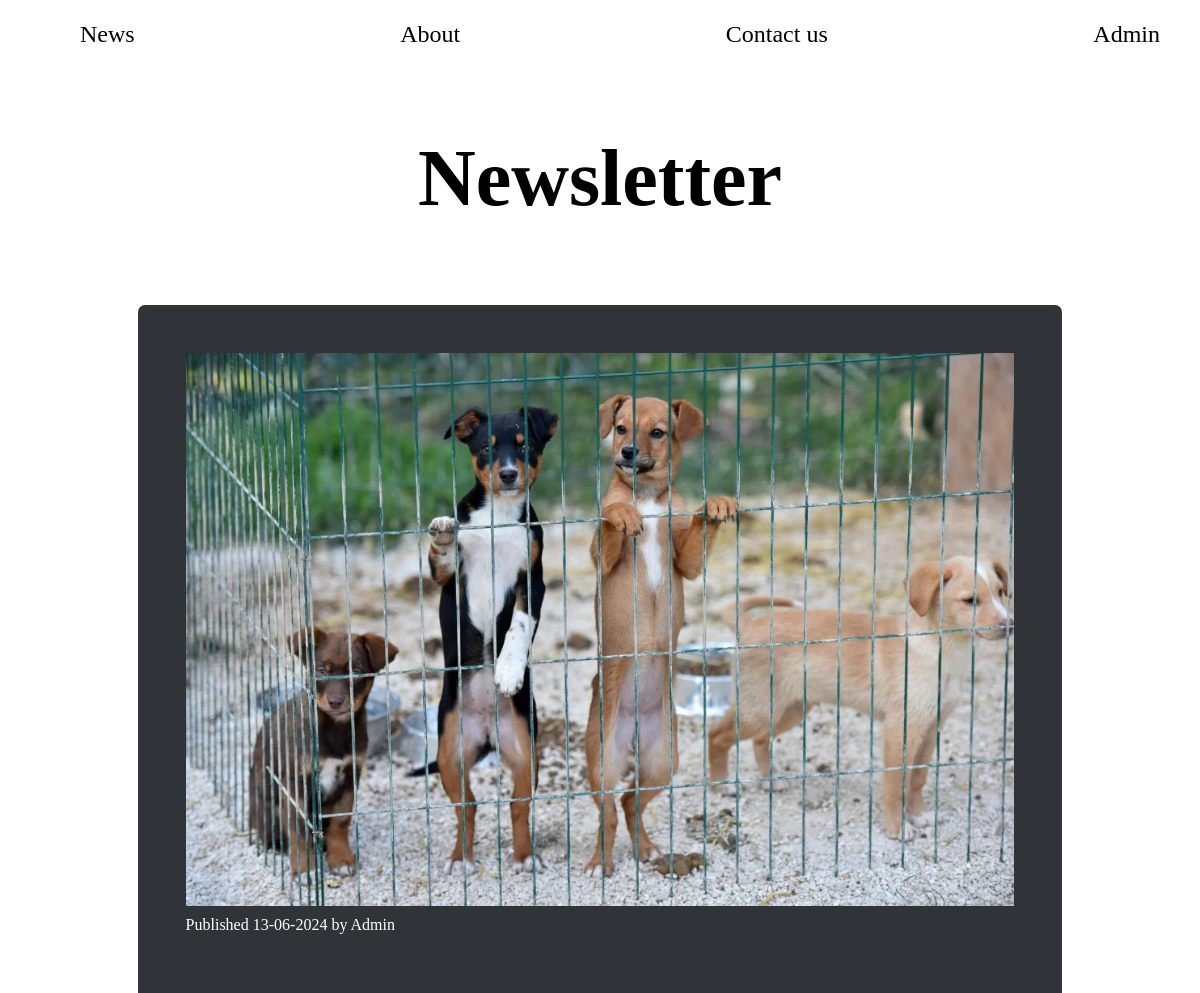
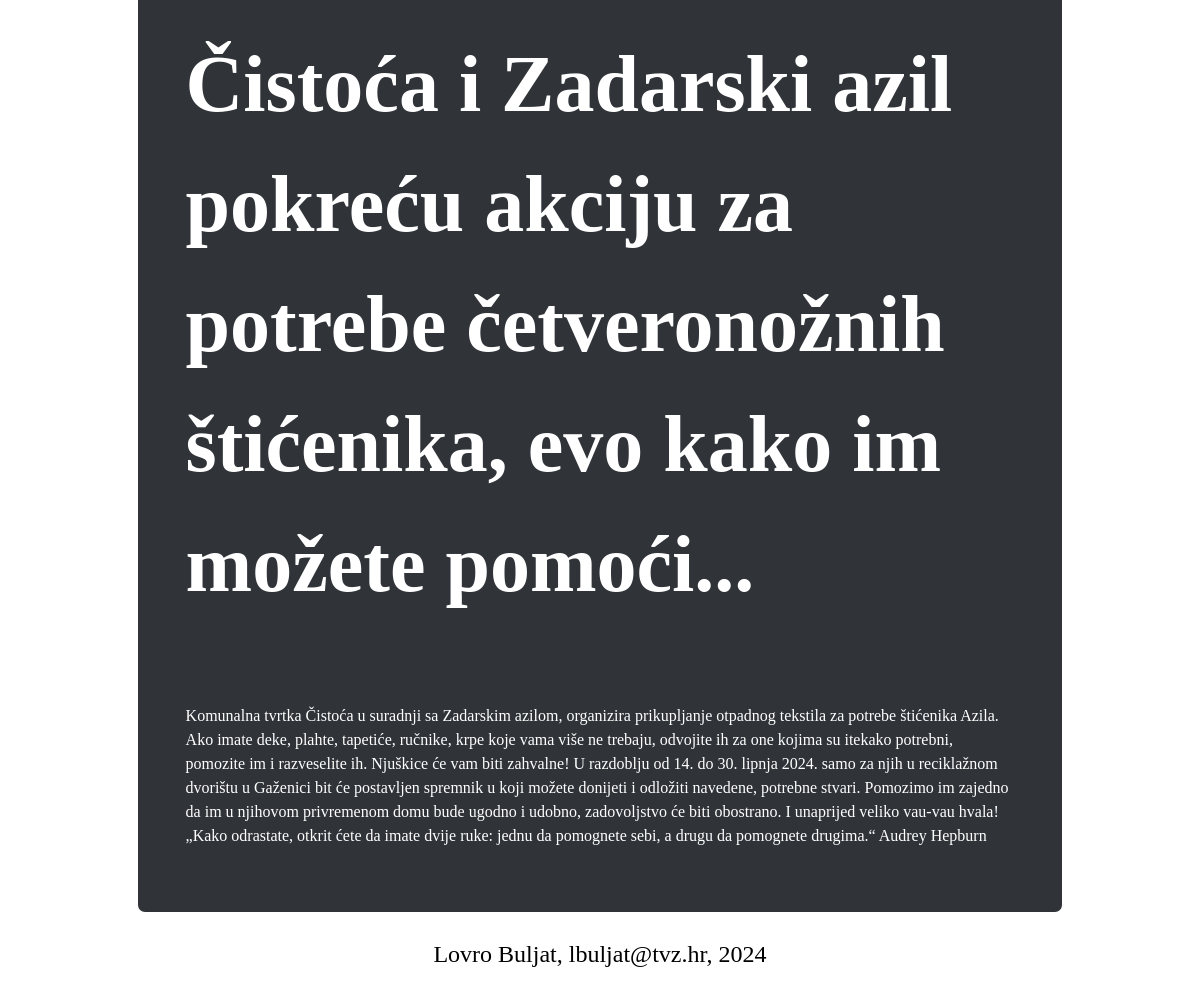
Screenshot of /single.php?id=3 with the database file from the repository (2 pictures, top to bottom).
### tables this page shows
CREATE TABLE `articles` (
  `id` bigint(20) NOT NULL,
  `title` varchar(225) NOT NULL,
  `excerpt` tinytext NOT NULL,
  `content` text NOT NULL,
  `author` varchar(120) NOT NULL,
  `publish_date` date NOT NULL DEFAULT current_timestamp(),
  `pictures` varchar(225) NOT NULL
);

### single.php (the view, shortened to what this page needs)
<?php
    $article_id = (int)$_GET['id'];
    require_once "../Newsletter/include/database.php";
    if(!is_null($db_conn)){
        $statement = $db_conn->prepare("SELECT * FROM articles
                                        WHERE id = ?");
        $statement->execute([$article_id]);
        $the_article = $statement->fetch(PDO::FETCH_OBJ);
    }
?>
<!DOCTYPE html>
<html lang="en">
<head>
    <link href="style.css" rel="stylesheet">
</head>
<body>
   <?php include("include/header.php"); ?>
    <main class="container">
        <section>
        <article>
                <img src= "images/<?= $the_article->pictures ?>"><br>
                <time>Published <?= date("d-m-Y", strtotime($the_article->publish_date)) ?> by <?= $the_article->author ?></time>
                <div class="single_display">
                    <h1><?= $the_article->title ?></h1>
                    <p><?= $the_article-> content?></p>
                </div>
            </article>
        </section>
    </main>
    <?php include("include/footer.php");?>
</body>
</html>

### style.css (style rules this page uses)
body { background-color: #fff; color: #fff; line-height: 1.5; }
main { background-color: #303439; padding: 3rem; }
img { max-width:100% ; max-height: 100%; }

### rows the page displays
articles: pictures (picture), publish_date "13-06-2024", author "Admin", title "Čistoća i Zadarski azil pokreću akciju za potrebe četveronožnih štićenika, evo kako im možete pomoći...", content "Komunalna tvrtka Čistoća u suradnji sa Zadarskim azilom, organizira prikupljanje otpadnog tekstila za potrebe štićenika Azila. Ako imate deke, plahte, tapetiće, ručnike, krpe koje vama više ne trebaju, odvojite ih za one kojima su itekako potrebni, pomozite im i razveselite ih. Njuškice će vam biti zahvalne! U razdoblju od 14. do 30. lipnja 2024. samo za njih u reciklažnom dvorištu u Gaženici bit će postavljen spremnik u koji možete donijeti i odložiti navedene, potrebne stvari. Pomozimo im zajedno da im u njihovom privremenom domu bude ugodno i udobno, zadovoljstvo će biti obostrano. I unaprijed veliko vau-vau hvala! „Kako odrastate, otkrit ćete da imate dvije ruke: jednu da pomognete…"
